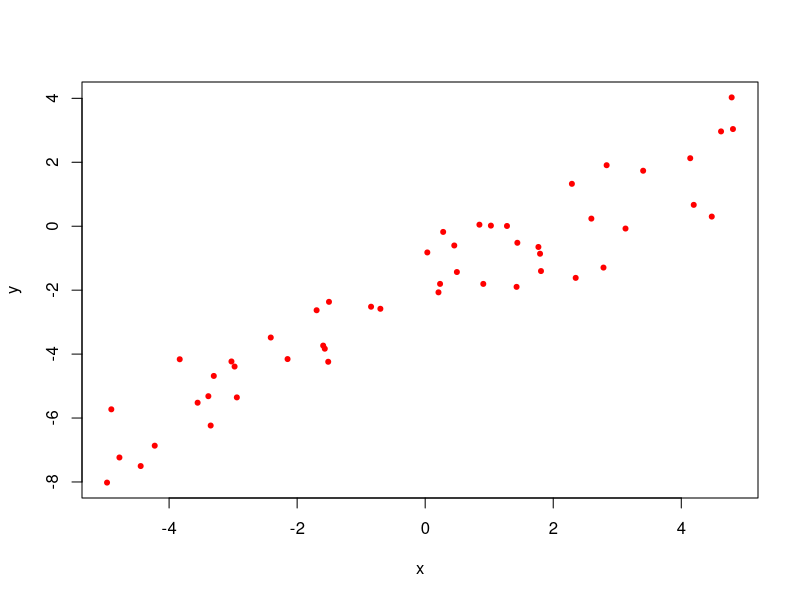
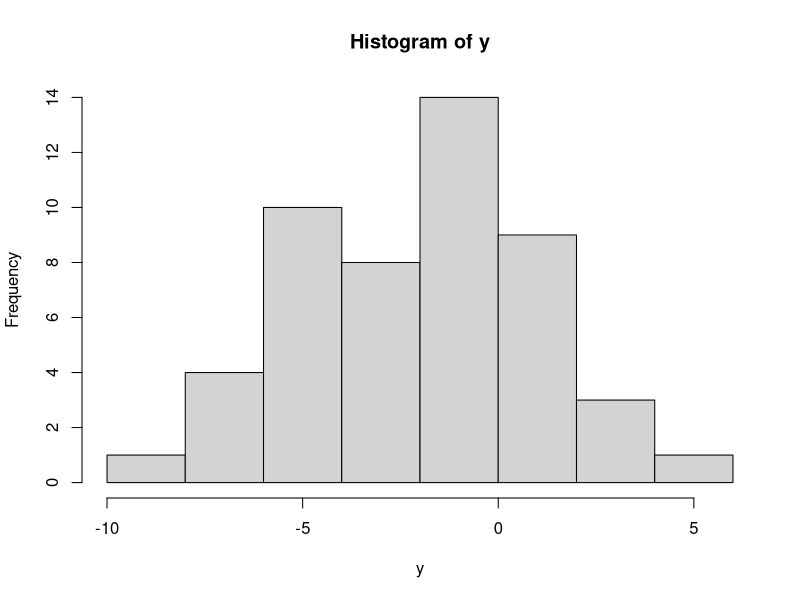

These charts were generated, in order, by the following R code:
# Generate some data
n=50
x <- runif(n, -5, 5)
beta <- runif(2, -3, 3)
y <- beta[1] + beta[2] * x   + rnorm(n)

# Plot
plot(x, y, pch=20, col="red")

# Histogram of y values
hist(y)

# Fit a model
g <- lm(y ~ x)
summary(g)
